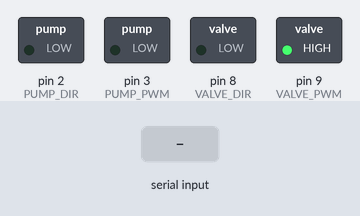
Simulated run of this sketch. Board: Arduino Uno, built with avr-gcc and run on an emulated ATmega328P. Shown: switched loads named in the sketch (green lamp = pin HIGH). The inputs (shaded band) are chosen by the test bench. What the sketch prints to the serial monitor is not drawn.

Above: at 1.3 s.
1.4 s: "1" received over Serial
At 3.1 s:
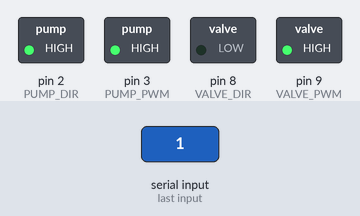
3.4 s: "2" received over Serial
At 4.7 s:
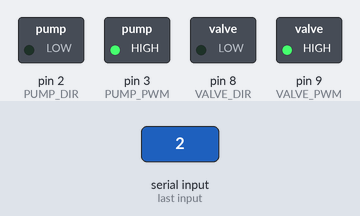
5.4 s: "3" received over Serial
At 6.7 s:
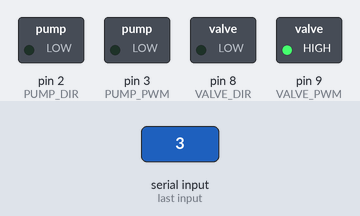
Timing chart, 0 to 8.4 s (numbered marks = the images above; inputs shaded):
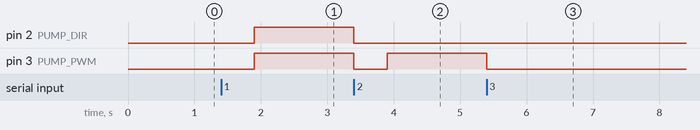

The sketch:

sensorAndPump.ino
```cpp
// wired connections
#define HG7881_B_IA 9 // D9 --> Motor B Input A --> MOTOR B +
#define HG7881_B_IB 8 // D8 --> Motor B Input B --> MOTOR B -
#define HG7881_A_IA 2
#define HG7881_A_IB 3

#define pressurePin A0 // pin 11 for pressure sensor

// functional connections
#define VALVE_PWM HG7881_B_IA // Motor B PWM Speed
#define VALVE_DIR HG7881_B_IB // Motor B Direction
#define PUMP_PWM HG7881_A_IB
#define PUMP_DIR HG7881_A_IA

// define variables
int pressureV = 0;

void setup() {
  // put your setup code here, to run once:
  Serial.begin(9600);
  pinMode( VALVE_DIR, OUTPUT );
  pinMode( VALVE_PWM, OUTPUT );
  pinMode( PUMP_DIR, OUTPUT );
  pinMode( PUMP_PWM, OUTPUT );
  pinMode(pressurePin, INPUT);
  digitalWrite( VALVE_DIR, LOW );
  digitalWrite( VALVE_PWM, HIGH );
  digitalWrite( PUMP_DIR, LOW);
  digitalWrite( PUMP_PWM, LOW);

}

void loop() {
  pressureV = analogRead(pressurePin);
  Serial.println(pressureV);
  delay(500);
  boolean isValidInput;
  // draw a menu on the serial port
  Serial.println( "-----------------------------" );
  Serial.println( "MENU:" );
  Serial.println( "1) Remove Air" );
  Serial.println( "2) Fill Air" );
  Serial.println( "3) STOP" );
  Serial.println( "-----------------------------" );

  do
  {
    byte c;
    // get the next character from the serial port
    Serial.print( "?" );
    while( !Serial.available() )
      ; // LOOP...
    c = Serial.read();
    // execute the menu option based on the character recieved
    switch( c )
    {
      case '1': // 1) Forward
        Serial.println( "Remove air..." );
        // always stop motors briefly before abrupt changes
        digitalWrite( PUMP_DIR, LOW );
        digitalWrite( PUMP_PWM, LOW );
        delay( 500 );
        // set the motor speed and direction
        digitalWrite( PUMP_DIR, HIGH ); // direction = forward
        digitalWrite( PUMP_PWM, HIGH ); // PWM speed = slow
        isValidInput = true;
        break;

     case '2': // 2) Reverse
        Serial.println( "Fill air..." );
        // always stop motors briefly before abrupt changes
        digitalWrite( PUMP_DIR, LOW );
        digitalWrite( PUMP_PWM, LOW );
        delay( 500 );
        // set the motor speed and direction
        digitalWrite( PUMP_DIR, LOW ); // direction = reverse
        digitalWrite( PUMP_PWM, HIGH );
        isValidInput = true;
        break;

      case '3': // 3) Soft stop (preferred)
        Serial.println( "Soft stop (coast)..." );
        digitalWrite( PUMP_DIR, LOW );
        digitalWrite( PUMP_PWM, LOW );
        isValidInput = true;
        break;

      default:
        // wrong character! display the menu again!
        isValidInput = false;
        Serial.println("Wrong character! Select again.");
        break;
    }
  } while( isValidInput == true );

}
```

Measured:
- after the input at 1.4 s, pin 2 (PUMP_DIR), pin 3 (PUMP_PWM): LOW → HIGH after 0.50 s
- after the input at 3.4 s, pin 2 (PUMP_DIR): HIGH → LOW at once; pin 3 (PUMP_PWM): HIGH → LOW at once, → HIGH 0.50 s later
- after the input at 5.4 s, pin 3 (PUMP_PWM): HIGH → LOW at once
